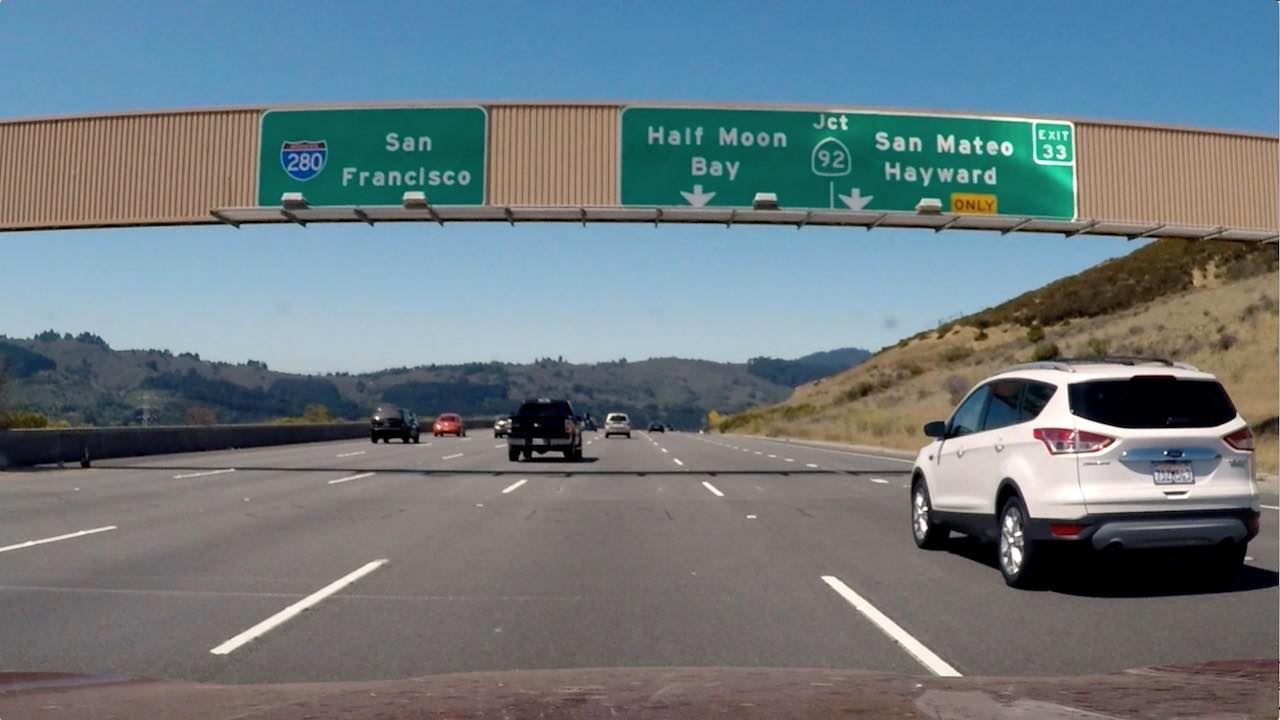
#> input picture HLS_Thres/test6.jpg, 1280 x 720 px
$ python hls_quiz.py
#> lines starting #> are read from the running program, lines starting #| are printed output that depends on the picture
#!/usr/bin/env python

import matplotlib.pyplot as plt
import matplotlib.image as mpimg
import numpy as np
import cv2

# Read in an image, you can also try test1.jpg or test4.jpg
image = mpimg.imread('test6.jpg')
#> image is the input picture: shape (720, 1280, 3) float32; mean R, G, B 0.428, 0.477, 0.5

# Define a function that thresholds the S-channel of HLS
# Use exclusive lower bound (>) and inclusive upper (<=)
def hls_select(img, thresh=(0, 255)):
    # 1) Convert to HLS color space
#> called with thresh = (20, 200)
    hls_img = cv2.cvtColor(img, cv2.COLOR_RGB2HLS)
#> hls_img: shape (720, 1280, 3) float32; mean of channels 0, 1, 2 120.3, 0.5, 0.3
    # 2) Apply a threshold to the S channel
    s_img = hls_img[:,:,2]
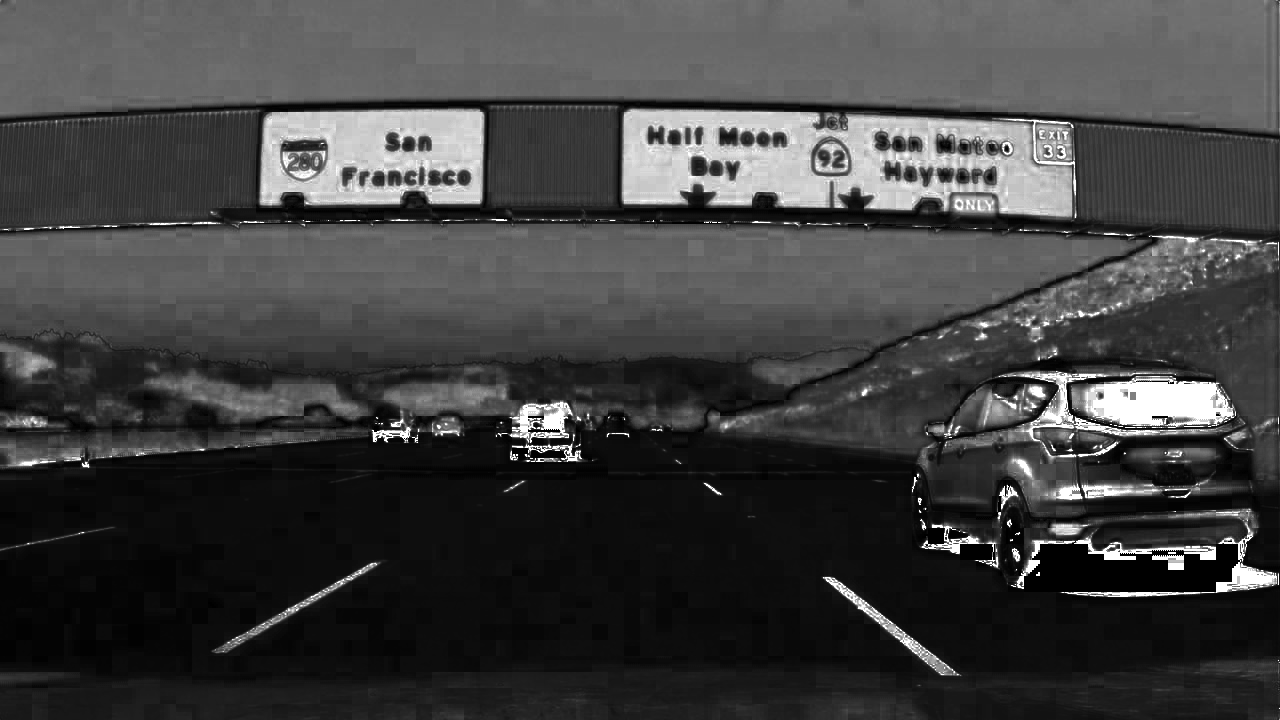
#> s_img: shape (720, 1280) float32; min 0, max 1, mean 0.254
    binary_output = np.zeros_like(s_img)
    # 3) Return a binary image of threshold result
    binary_output[(s_img > thresh[0])&(s_img <= thresh[1])] = 1

    return binary_output

hls_binary = hls_select(image, thresh=(20, 200))
#> hls_binary: shape (720, 1280) float32; every value is 0

# Plot the result
f, (ax1, ax2) = plt.subplots(1, 2, figsize=(24, 9))
f.tight_layout()
ax1.imshow(image)
ax1.set_title('Original Image', fontsize=50)
ax2.imshow(hls_binary, cmap='gray')
ax2.set_title('Thresholded S', fontsize=50)
plt.subplots_adjust(left=0., right=1, top=0.9, bottom=0.)
plt.show()
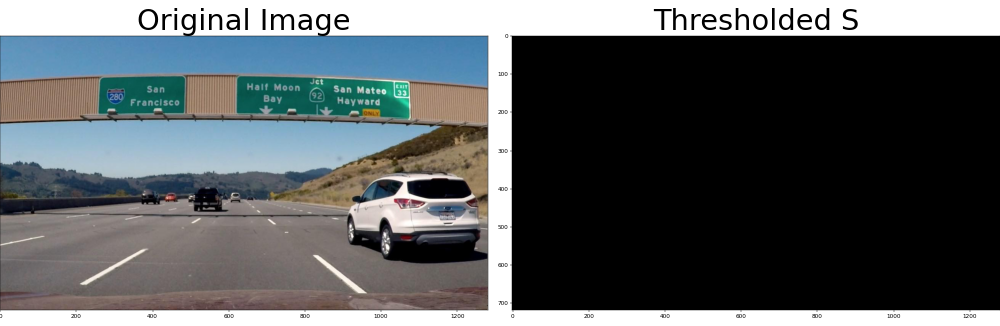
#> figure drawn by matplotlib, 2 panels
